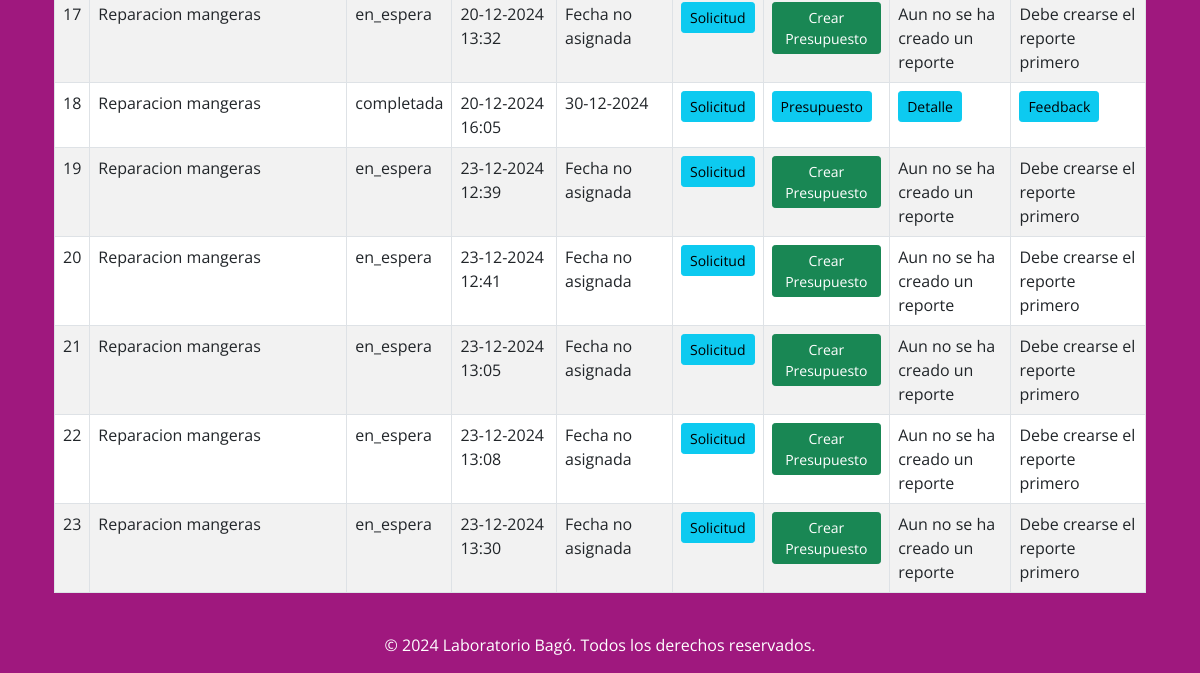
The page /externos/dashboard/listar_solicitudes (signed in, lower part) on the database as committed earlier.
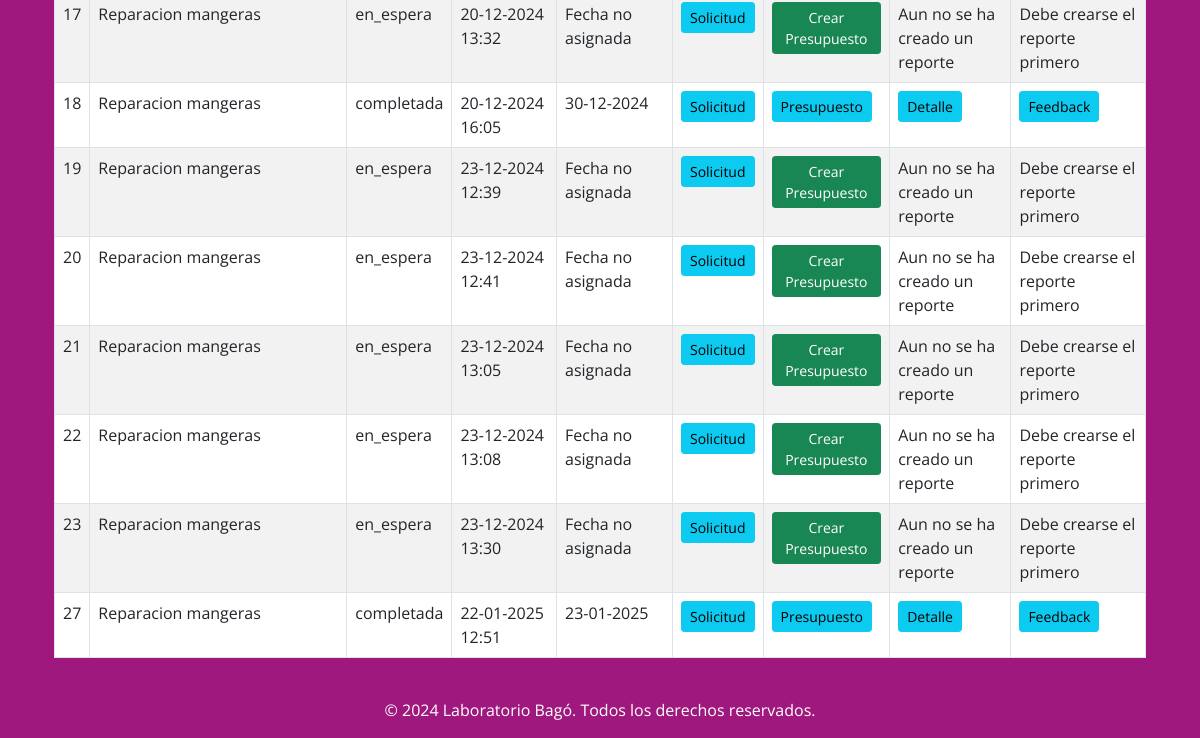
The same page on the database as committed later.
### external_workers/models.py (models this page shows, shortened)
class TareaExterno(models.Model):
    solicitud = models.ForeignKey(SolicitudExterno, on_delete=models.CASCADE, related_name='tareas_externas')
    estado = models.CharField(
        max_length=20,
        choices=[('en_espera', 'En Espera'), ('en_curso', 'En Curso'), ('completada', 'Completada'), ('rechazada', 'Rechazada')],
        default='en_espera'
    )
    fecha_asistencia = models.DateField(null=True, blank=True)
    fecha_creacion = models.DateTimeField(auto_now_add=True)

class SolicitudExterno(models.Model):
    externo = models.ForeignKey(User, on_delete=models.CASCADE, related_name='solicitudes_externas')
    creado_por = models.ForeignKey(User, on_delete=models.SET_NULL, null=True, blank=True)
    objetivo = models.CharField(max_length=200, null=False, blank=False)
    descripcion = models.TextField(null=False, blank=False)
    imagen = models.ImageField(upload_to='ex_peticiones_imagenes/', null=False, blank=False)
    pdf_peticion = models.FileField(upload_to='ex_peticiones/', null=False, blank=False)
    fecha_creacion = models.DateTimeField(auto_now_add=True)

### external_workers/views.py (the view)
# urls.py: path('dashboard/listar_solicitudes', listar_solicitudes, name='listar_solicitudes'),
@login_required
@group_required('Operario','Supervisor','Externo')
def listar_solicitudes(request):
    estado_selec = request.GET.get('estado', 'todos')
    estados_validos = ['en_espera', 'en_curso', 'completada', 'rechazada']
    user_roles = request.user.groups.values_list('name', flat=True)
    is_superuser = request.user.is_superuser
    tareas_externo = TareaExterno.objects.all()
    if not is_superuser:
        if 'Externo' in user_roles:
            tareas_externo = tareas_externo.filter(solicitud__externo=request.user)
        elif 'Supervisor' in user_roles or 'Operario' in user_roles:
            tareas_externo = tareas_externo.filter(solicitud__creado_por=request.user)
    if estado_selec != 'todos' and estado_selec in estados_validos:
        tareas_externo = tareas_externo.filter(estado=estado_selec)
    return render(request, "app/dashboard/listar_solicitudes.html", {
        'tareas_externo': tareas_externo,
        'estado_selec': estado_selec,
        'es_superusuario': is_superuser,
        'es_externo': 'Externo' in user_roles,
        'es_supervisor': 'Supervisor' in user_roles,
        'es_operario': 'Operario' in user_roles,
    })

### app/context_processors.py (called while the page is built)
def user_groups(request):
    if request.user.is_authenticated:
        username = request.user.username
        grupos = request.user.groups.values_list('name', flat=True)
    else:
        username = None
        grupos = []
    return {
        'username': username,
        'grupos': grupos,
    }

def notificaciones(request):
    if request.user.is_authenticated:
        notificaciones = Notificacion.objects.filter(usuario=request.user, leido=False).order_by('-creado_en')[:3]
    else:
        notificaciones = []
    return {'notificaciones': notificaciones}

### external_workers/views.py (called while the page is built)
def group_required(*group_names):
    def in_groups(u):
        return u.is_authenticated and bool(u.groups.filter(name__in=group_names))
    return user_passes_test(in_groups)

### app/templates/app/dashboard/listar_solicitudes.html (shortened to what this page needs)
{% extends '../base.html' %}
{% block content %}
<div class="container mt-5 text-white">
    <div class="table-responsive">
        <table class="table table-bordered table-striped bg-white">
            <tbody>
                {% for tarea in tareas_externo %}
                <tr>
                    <td>{{ tarea.id }}</td>
                    <td>{{ tarea.solicitud.objetivo }}</td>
                    <td>{{ tarea.estado }}</td>
                    <td>{{ tarea.fecha_creacion|date:"d-m-Y H:i" }}</td>
                    <td>
                        {% if tarea.fecha_asistencia %}
                            {{ tarea.fecha_asistencia|date:"d-m-Y" }}
                        {% else %}
                            Fecha no asignada
                        {% endif %}
                    </td>
                    <td>
                        {% if tarea.solicitud %}
                            <a href="{% url 'detalle_solicitud' tarea.solicitud.id %}" class="btn btn-info btn-sm">Solicitud</a>
                        {% else %}
                            <p>Sin Solicitud</p>
                        {% endif %}
                    </td>
                    <td>
                        {% if tarea.presupuesto_externo %}
                            <a href="{% url 'detalle_presupuesto' tarea.presupuesto_externo.id %}" class="btn btn-info btn-sm">Presupuesto</a>
                        {% else %}
                            {% if es_supervisor or es_operario %}
                                <a href="{% url 'gestionar_presupuesto' tarea.id %}" class="btn btn-success btn-sm">Crear Presupuesto</a>
                            {% else %}
                                Aun no se ha creado un presupuesto
                            {% endif %}
                        {% endif %}
                    </td>
                    <td>
                        {% if tarea.externo_reportes %}
                            <a href="{% url 'detalle_reporte_ext' tarea.externo_reportes.id %}" class="btn btn-info btn-sm">Detalle</a>
                        {% else %}
                            {% if es_externo and tarea.presupuesto_externo %}
                                <a href="{% url 'reporte_externo' tarea.id %}" class="btn btn-success btn-sm">Crear Reporte</a>
                            {% else %}
                                Aun no se ha creado un reporte
                            {% endif %}
                        {% endif %}
                    </td>
                    <td>
                        {% if tarea.externo_feedback %}
                            <a href="{% url 'detalle_feedback_ext' tarea.externo_feedback.id %}" class="btn btn-info btn-sm">Feedback</a>
                        {% else %}
                            {% if tarea.externo_reportes and es_operario or es_supervisor %}
                                <a href="{% url 'feedback_externo' tarea.id %}" class="btn btn-success btn-sm">Crear Feedback</a>
                            {% else %}
                                {% if tarea.externo_reportes %}
                                    Pendiente de Feedback
                                {% else %}
                                    Debe crearse el reporte primero
                                {% endif %}
                            {% endif %}
                        {% endif %}
                    </td>
                </tr>
            {% empty %}
                <tr>
                    <td colspan="9" class="text-center text-muted">No hay tareas disponibles.</td>
                </tr>
            {% endfor %}
            </tbody>
        </table>
    </div>
</div>
{% endblock %}

### app/templates/app/base.html (shortened to what this page needs)
{% load static %}
<!DOCTYPE html>
<html lang="es">
    <head>
        <link
          href="https://cdnjs.cloudflare.com/ajax/libs/font-awesome/6.0.0/css/all.min.css"
          rel="stylesheet"
        />
        <link href="https://cdn.jsdelivr.net/npm/bootstrap@5.0.2/dist/css/bootstrap.min.css" rel="stylesheet">
        <link rel="stylesheet" href="https://cdnjs.cloudflare.com/ajax/libs/toastr.js/latest/toastr.min.css">
        <link
          href="{% static 'css/style.css' %}"
          rel="stylesheet"
        />
    </head>
<body class="Body-base" style="font-family: 'Open Sans', sans-serif;">
    <div class="container my-4">
        {% block content %}{% endblock content %}
    </div>
    <footer class="text-center mt-4">
        <p>&copy; 2024 Laboratorio Bagó. Todos los derechos reservados.</p>
    </footer>
{% load sweetify %}
</body>
</html>

### app/static/css/style.css (style rules this page uses)
.Body-base { background-color: #9f187e; }
footer { color: white !important; }

Rows that differ between the two databases and show on the page:
added TareaExterno: id "27", solicitud.objetivo "Reparacion mangeras", estado "completada", fecha_creacion "22-01-2025 12:51", fecha_asistencia "23-01-2025", shows "Solicitud", shows "Presupuesto", shows "Detalle", shows "Feedback"
